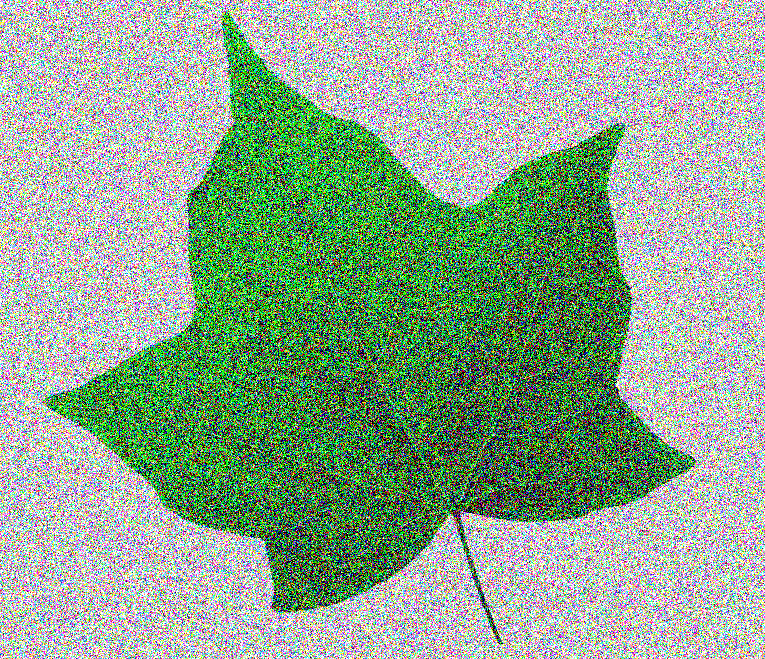
#> input picture assets/image/leaf-noise.png, 765 x 659 px
$ python main_image_feature_matching.py assets/image/leaf-noise.png assets/image/leaf.png bf
#> lines starting #> are read from the running program, lines starting #| are printed output that depends on the picture
### scripts/image_utils.py
import os
import pathlib

import cv2
import numpy as np
from matplotlib import pyplot as plt
from skimage import img_as_ubyte
from skimage.filters import (threshold_multiotsu, threshold_niblack, threshold_otsu, threshold_sauvola,
                             threshold_triangle, threshold_yen)


def feature_matching_bf(image_path_query, image_path_scene):
#> called with image_path_query = 'assets/image/leaf-noise.png', image_path_scene = 'assets/image/leaf.png'
    def show_img_with_matplotlib(color_img, title, pos):
        img_RGB = color_img[:, :, ::-1]

        plt.subplot(1, 3, pos)
        plt.imshow(img_RGB)
        plt.title(title)
        plt.axis('off')

    image_query = cv2.imread(image_path_query)
#> image_query is the input picture: shape (659, 765, 3); mean B, G, R 143.7, 166.8, 143.8
    image_scene = cv2.imread(image_path_scene)
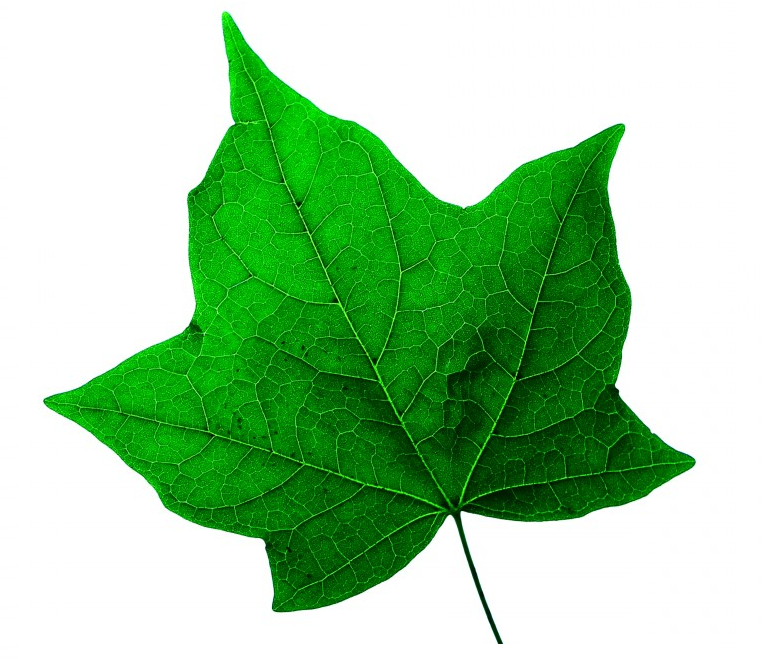
#> input picture assets/image/leaf.png, 765 x 659 px
#> image_scene is the input picture: shape (659, 765, 3); mean B, G, R 160, 206.4, 160

    # Create the dimensions of the figure and set title:
    fig = plt.figure(figsize=(14, 5))
    plt.suptitle("Feature matching and homography computation for object recognition", fontsize=14, fontweight='bold')
    fig.patch.set_facecolor('silver')

    # Initiate ORB detector:
    orb = cv2.ORB_create()

    # Detect the keypoints and compute the descriptors with ORB:
    keypoints_1, descriptors_1 = orb.detectAndCompute(image_query, None)
#> keypoints_1 = 500 keypoints; strongest (x, y, size): (534, 295, 31), (296, 437, 31), (614, 378, 31), (615, 233, 31)
    keypoints_2, descriptors_2 = orb.detectAndCompute(image_scene, None)
#> keypoints_2 = 500 keypoints; strongest (x, y, size): (461, 512, 31), (449, 517, 53.6), (457, 520, 92.6), (462, 514, 64.3)

    # Create BFMatcher object
    # First parameter sets the distance measurement (by default it is cv2.NORM_L2)
    # The second parameter crossCheck (which is False by default) can be set to True in order to return only
    # consistent pairs in the matching process (the two features in both sets should match each other)
    bf_matcher = cv2.BFMatcher(cv2.NORM_HAMMING, crossCheck=True)

    # Match descriptors:
    bf_matches = bf_matcher.match(descriptors_1, descriptors_2)
#> bf_matches = 116 matches
    print("bf_matches: '{}'".format(len(bf_matches)))
#| bf_matches: '116'
    # why 64? see: https://stackoverflow.com/questions/22857398/matching-orb-features-with-a-threshold
    best_matches = []
    for dm in bf_matches:
        if dm.distance < 64:
            best_matches.append(dm)
#> this loop made 116 passes
#> after the loop, best_matches = 31 matches

    print("best_matches: '{}'".format(len(best_matches)))
#| best_matches: '31'

    # Extract the matched keypoints:
    pts_src = np.float32([keypoints_1[m.queryIdx].pt for m in best_matches]).reshape(-1, 1, 2)
#> pts_src = 31 rows, first 8: [319, 599], [462, 512], [693.6, 459.6], [199.2, 316.8], [463.7, 550.1], [616.9, 383.6], [191.8, 193.5], [607.6, 143.1]
    pts_dst = np.float32([keypoints_2[m.trainIdx].pt for m in best_matches]).reshape(-1, 1, 2)
#> pts_dst = 31 rows, first 8: [615.2, 411.3], [462, 511.2], [620.6, 123.8], [440.7, 501.6], [298.6, 203], [614.9, 384.5], [186.3, 193.5], [624, 126]

    # Find homography matrix:
    M, mask = cv2.findHomography(pts_src, pts_dst, cv2.RANSAC, 5.0)
#> M = [[1.2, 0.0474, -38.9], [0.0786, 1.27, -88.87], [0.000144, 0.000197, 1]]; mask = 31 values, max 1 at index 1, min 0 at index 0, mean 0.516

    # Get the corner coordinates of the 'query' image:
    h, w = image_query.shape[:2]
#> h = 659; w = 765
    pts_corners_src = np.float32([[0, 0], [0, h - 1], [w - 1, h - 1], [w - 1, 0]]).reshape(-1, 1, 2)
#> pts_corners_src = [[0, 0], [0, 658], [764, 658], [764, 0]]

    # Perform perspective transform using the previously calculated matrix and the corners of the 'query' image
    # to get the corners of the 'detected' object in the 'scene' image:
    pts_corners_dst = cv2.perspectiveTransform(pts_corners_src, M)
#> pts_corners_dst = [[-38.9, -88.87], [-6.85, 661.2], [732.4, 650.8], [789.9, -25.94]]

    # Draw corners of the detected object:
    img_obj = cv2.polylines(image_scene, [np.int32(pts_corners_dst)], True, (0, 255, 255), 10)
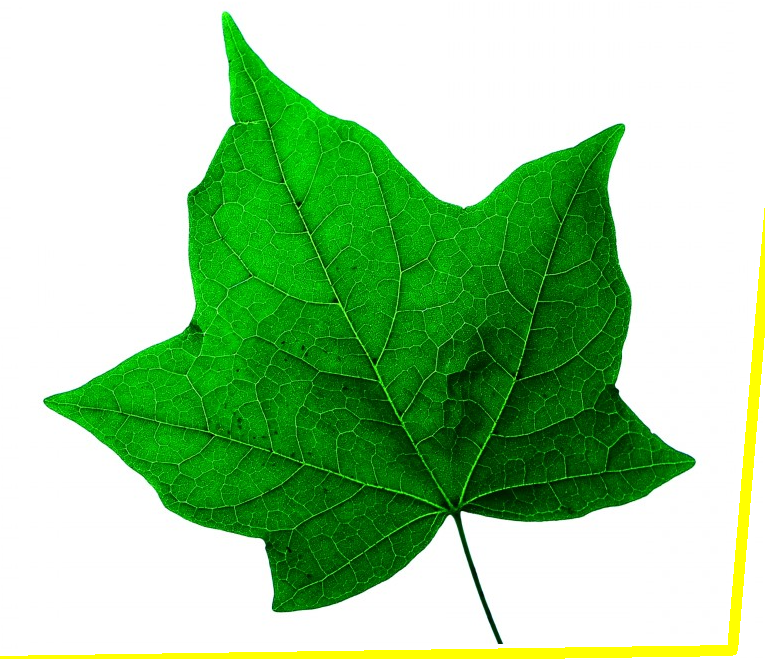
#> img_obj: shape (659, 765, 3); mean B, G, R 154.8, 206.4, 160

    # Draw matches:
    img_matching = cv2.drawMatches(image_query, keypoints_1, img_obj, keypoints_2, best_matches, None,
                                   matchColor=(255, 255, 0), singlePointColor=(255, 0, 255), flags=0)
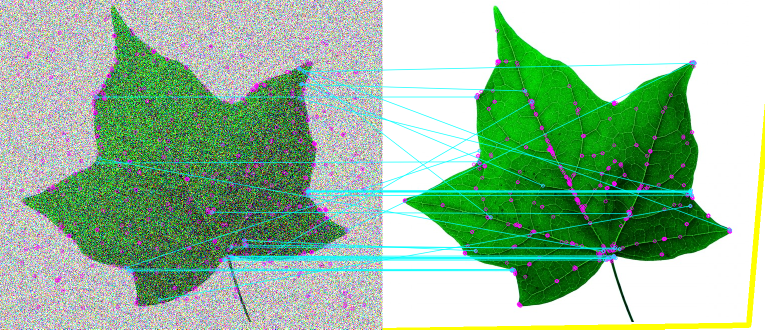
#> img_matching: shape (659, 1530, 3) (shown at 1/2 size); mean B, G, R 155.8, 187.2, 150.9

    # Plot the images:
    show_img_with_matplotlib(image_query, "img query", 1)
    show_img_with_matplotlib(img_obj, "detected object", 2)
    show_img_with_matplotlib(img_matching, "feature matching", 3)

    # Show the Figure:
    plt.show()
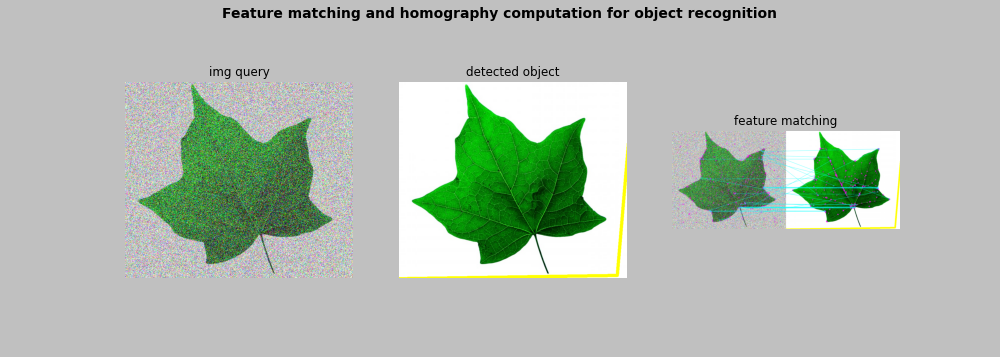
#> figure drawn by matplotlib, 3 panels


# [1658 lines left out: functions contours_hu_moments, contours_approximation, threshold_image_scikit_image, threshold_image_triangle_filter_noise, threshold_image_otsu_filter_noise, threshold_image_otsu and 18 more, not called in this run]

### main_image_feature_matching.py
import argparse

from scripts import image_utils

if __name__ == '__main__':
    parser = argparse.ArgumentParser()
    parser.add_argument("image_path_query", help="Image file you want to match")
    parser.add_argument("image_path_scene", help="Image file you want to match to")
    parser.add_argument("matcher", choices=['bf'],
                        help="Image file you want to match to")
    args = parser.parse_args()
    if args.matcher == 'bf':
        image_utils.feature_matching_bf(args.image_path_query, args.image_path_scene)
